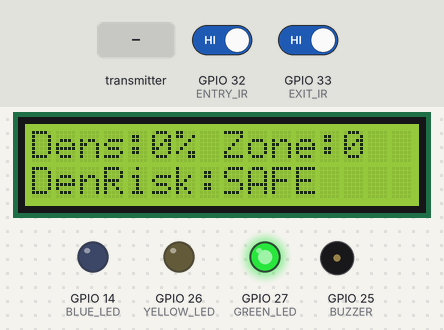
This sketch was run on a simulated ESP32. Shown: 16×2 character LCD, output pins drawn as LEDs (lit = HIGH), buzzer (waves = sounding). Inputs (shaded band) come from the test bench; at power-on: GPIO 32 (ENTRY_IR) HIGH, GPIO 33 (EXIT_IR) HIGH. What the sketch prints to the serial monitor is not drawn.

Above: at 3.6 s.
3.7 s: the transmitter starts sending noiseLevel = 25
At 6.4 s:
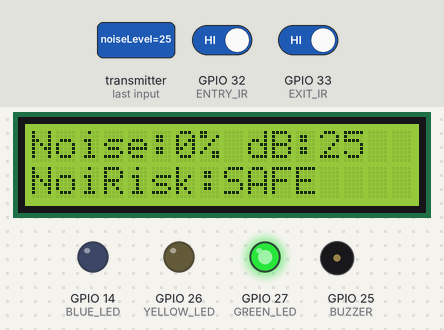
6.7 s: the transmitter starts sending temperature = 25
At 9.5 s:
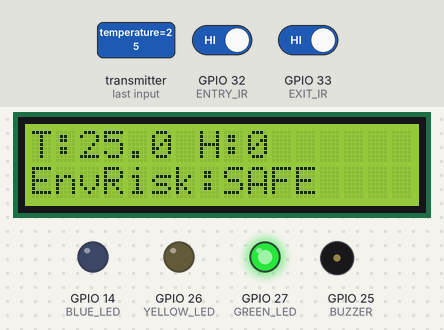
9.7 s: the transmitter starts sending nodeAlive = 1
At 12.5 s:
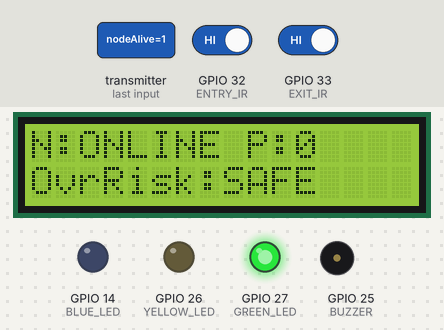
12.7 s: the transmitter starts sending humidity = 100
At 15.5 s:
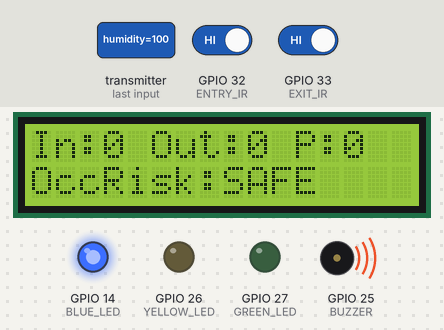
15.7 s: the transmitter starts sending densityPercent = 50
At 18.5 s:
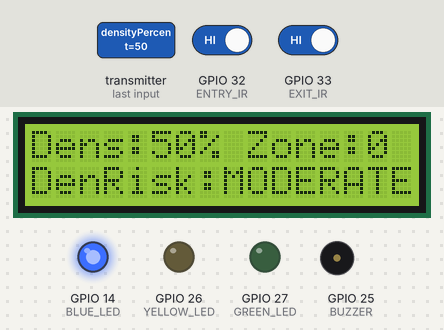
18.7 s: the transmitter starts sending noiseNormalized = 50
At 21.3 s:
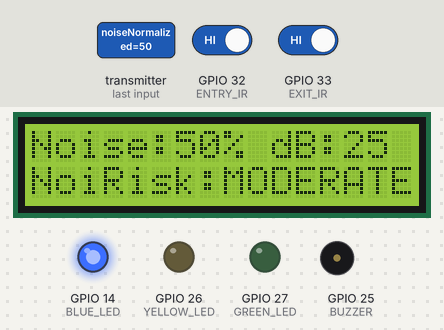
Timing chart, 0 to 22.8 s (numbered marks = the images above; inputs shaded):
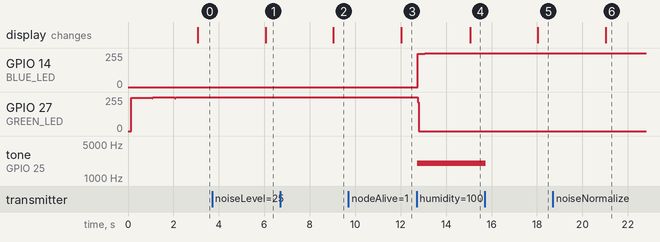

The sketch:

GroundNode_Final.ino
```cpp
/*********************************************************************
 * Ground Node – Crowd Risk Prediction System
 *********************************************************************/

#include <WiFi.h>
#include <esp_now.h>
#include <esp_wifi.h>
#include <Wire.h>
#include <LiquidCrystal_I2C.h>
#define LCD_ADDRESS 0x27
LiquidCrystal_I2C lcd(LCD_ADDRESS, 16, 2);

// ===========================
//  PIN DEFINITIONS
// ===========================
#define ENTRY_IR     32
#define EXIT_IR      33
#define GREEN_LED    27
#define YELLOW_LED   26
#define BLUE_LED      14
#define BUZZER       25

// ===========================
//  SYSTEM CONSTANTS
// ===========================
const int MAX_CAPACITY = 10;
const unsigned long SENSOR_TIMEOUT = 5000;
const unsigned long LCD_PAGE_TIME = 3000;
const unsigned long IR_COOLDOWN = 600;

// 3-level risk model (algorithm Steps 5–6)
enum RiskLevel { Risk_SAFE, Risk_MODERATE, Risk_DANGER };

// ===========================
//  ESP-NOW CONFIG
// ===========================
#define ESPNOW_CHANNEL 1

// ===========================
//  PACKET FROM CEILING NODE
// ===========================
typedef struct {
  bool    nodeAlive;
  float   temperature;
  float   humidity;
  float   pressure;
  float   avgDistance;
  float   densityPercent;
  float   movementIndex;
  float   stagnationIndex;
  float   noiseLevel;
  float   noiseNormalized;
  uint8_t occupiedZones;
  uint8_t temperatureRisk;
  uint8_t humidityRisk;
  uint8_t environmentRisk;
  uint8_t noiseRisk;
  uint8_t densityRisk;
  uint32_t packetNumber;
} CeilingPacket;

CeilingPacket ceilingData;

// ===========================
//  PEOPLE COUNTER
// ===========================
volatile int peopleCount = 0;
volatile uint32_t entryCount = 0, exitCount = 0;
bool lastEntryState = HIGH, lastExitState = HIGH;
unsigned long lastEntryTime = 0, lastExitTime = 0;

bool ceilingOnline = false;
unsigned long lastPacketTime = 0;

float occupancyRatio = 0.0;
RiskLevel countRisk       = Risk_SAFE;
RiskLevel densityRiskG    = Risk_SAFE;
RiskLevel environmentRiskG= Risk_SAFE;
RiskLevel noiseRiskG      = Risk_SAFE;
RiskLevel currentRisk     = Risk_SAFE;
RiskLevel previousRisk    = Risk_SAFE;

byte currentPage = 0;
unsigned long lastLCDChange = 0;

bool buzzerState = false;

const unsigned long BUZZER_DURATION_MODERATE_MS = 1000UL;
const unsigned long BUZZER_DURATION_DANGER_MS   = 3000UL;
unsigned long riskLevelEnteredAt = 0;

const unsigned long PEOPLE_IDLE_TIMEOUT_MS = 5000UL;
unsigned long lastActivityTime = 0;
bool showPeoplePage = false;

// ===========================
//  FORWARD DECLARATIONS
// ===========================
void updatePeopleCounter();
RiskLevel evaluateCountRisk(int people);
RiskLevel maxRisk(RiskLevel a, RiskLevel b);
void calculateRisk();
void updateOutputs();
void updateLCD();
void updateBuzzer();
void updateLEDs();
String riskToString(RiskLevel level);
void monitorNode();
void resetRiskState();
void printStatus();

// ===========================
//  ESP‑NOW RECEIVE CALLBACK
// ===========================
void onDataReceive(const esp_now_recv_info_t *recvInfo,
                   const uint8_t *incomingData, int len) {
  if (len < sizeof(CeilingPacket)) return;
  memcpy(&ceilingData, incomingData, sizeof(CeilingPacket));
  if (!ceilingData.nodeAlive) {
    resetRiskState();
    ceilingOnline = false;
    return;
  }
  ceilingOnline = true;
  lastPacketTime = millis();
  Serial.println("Packet received");
}

// ===========================
//  SETUP
// ===========================
void setup() {
  Serial.begin(115200);

  Wire.begin(21, 22);
  lcd.init();
  lcd.backlight();
  lcd.clear();
  lcd.setCursor(0, 0);
  lcd.print("Crowd Monitor");
  lcd.setCursor(0, 1);
  lcd.print("Initializing");

  pinMode(ENTRY_IR, INPUT_PULLUP);
  pinMode(EXIT_IR,  INPUT_PULLUP);

  pinMode(GREEN_LED,  OUTPUT);
  pinMode(YELLOW_LED, OUTPUT);
  pinMode(BLUE_LED,   OUTPUT);
  pinMode(BUZZER,     OUTPUT);
  digitalWrite(GREEN_LED,  LOW);
  digitalWrite(YELLOW_LED, LOW);
  digitalWrite(BLUE_LED,   LOW);
  digitalWrite(BUZZER,     LOW);

  ledcAttach(BUZZER, 2000, 8);

  WiFi.mode(WIFI_STA);
  WiFi.disconnect();
  esp_wifi_set_channel(ESPNOW_CHANNEL, WIFI_SECOND_CHAN_NONE);

  if (esp_now_init() != ESP_OK) {
    Serial.println("ESP‑NOW init failed");
    while (true);
  }

  esp_now_register_recv_cb(onDataReceive);

  Serial.println("-----------------------------------");
  Serial.println("GROUND NODE READY");
  Serial.print("My MAC: ");
  Serial.println(WiFi.macAddress());
  Serial.println("-----------------------------------");
}

// ===========================
//  MAIN LOOP
// ===========================
void loop() {
  updatePeopleCounter();
  monitorNode();

  if (ceilingOnline) {
    calculateRisk();
  }

  updateOutputs();
  updateLCD();
  printStatus();
}

// ===========================
//  PEOPLE COUNTER
// ===========================
void updatePeopleCounter() {
  bool entryState = digitalRead(ENTRY_IR);
  bool exitState  = digitalRead(EXIT_IR);
  unsigned long now = millis();
  bool activityThisCycle = false;

  if (lastEntryState == HIGH && entryState == LOW && (now - lastEntryTime) > IR_COOLDOWN) {
    peopleCount++;
    entryCount++;
    lastEntryTime = now;
    activityThisCycle = true;
    Serial.println("ENTRY");
  }
  if (lastExitState == HIGH && exitState == LOW && (now - lastExitTime) > IR_COOLDOWN) {
    if (peopleCount > 0) {
      peopleCount--;
      exitCount++;
    }
    lastExitTime = now;
    activityThisCycle = true;
    Serial.println("EXIT");
  }
  lastEntryState = entryState;
  lastExitState = exitState;
  occupancyRatio = constrain((float)peopleCount / MAX_CAPACITY, 0.0, 1.0);

  countRisk = evaluateCountRisk(peopleCount);

  if (activityThisCycle) {
    lastActivityTime = now;
    showPeoplePage = true;
    currentPage = 0;
    lastLCDChange = now;
  }
}

// ===========================
//  RISK CALCULATION
// ===========================
RiskLevel evaluateCountRisk(int people) {
  if (people <  MAX_CAPACITY) return Risk_SAFE;
  if (people == MAX_CAPACITY) return Risk_MODERATE;
  return Risk_DANGER;
}

RiskLevel maxRisk(RiskLevel a, RiskLevel b) {
  return (a > b) ? a : b;
}

void calculateRisk() {
  countRisk = evaluateCountRisk(peopleCount);

  RiskLevel temperatureR;
  if (ceilingData.temperature <= 37.0)       temperatureR = Risk_SAFE;
  else if (ceilingData.temperature <= 40.0)  temperatureR = Risk_MODERATE;
  else                                       temperatureR = Risk_DANGER;

  RiskLevel humidityR;
  if (ceilingData.humidity <= 80.0)          humidityR = Risk_SAFE;
  else if (ceilingData.humidity <= 90.0)     humidityR = Risk_MODERATE;
  else                                       humidityR = Risk_DANGER;

  RiskLevel environmentR = maxRisk(temperatureR, humidityR);

  RiskLevel noiseR;
  if (ceilingData.noiseNormalized < 40.0)        noiseR = Risk_SAFE;
  else if (ceilingData.noiseNormalized < 70.0)   noiseR = Risk_MODERATE;
  else                                           noiseR = Risk_DANGER;

  RiskLevel densityR;
  if (ceilingData.densityPercent < 45.0)       densityR = Risk_SAFE;
  else if (ceilingData.densityPercent < 75.0)  densityR = Risk_MODERATE;
  else                                          densityR = Risk_DANGER;

  environmentRiskG = environmentR;
  noiseRiskG        = noiseR;
  densityRiskG      = densityR;

  RiskLevel overall = countRisk;
  overall = maxRisk(overall, noiseR);
  overall = maxRisk(overall, environmentR);
  overall = maxRisk(overall, densityR);

  previousRisk = currentRisk;
  currentRisk  = overall;

  if (currentRisk != previousRisk) {
    riskLevelEnteredAt = millis();
  }
}

// ===========================
//  OUTPUTS (LEDs, Buzzer)
// ===========================
void updateLEDs() {
  digitalWrite(GREEN_LED,  LOW);
  digitalWrite(YELLOW_LED, LOW);
  digitalWrite(BLUE_LED,   LOW);

  switch (currentRisk) {
    case Risk_SAFE:     digitalWrite(GREEN_LED,  HIGH); break;
    case Risk_MODERATE: digitalWrite(YELLOW_LED, HIGH); break;
    case Risk_DANGER:   digitalWrite(BLUE_LED,   HIGH); break;
  }
}

void updateBuzzer() {
  unsigned long elapsed = millis() - riskLevelEnteredAt;

  switch (currentRisk) {
    case Risk_SAFE:
      ledcWrite(BUZZER, 0);
      buzzerState = false;
      break;

    case Risk_MODERATE:
      if (elapsed < BUZZER_DURATION_MODERATE_MS) {
        ledcWrite(BUZZER, 128);
        buzzerState = true;
      } else {
        ledcWrite(BUZZER, 0);
        buzzerState = false;
      }
      break;

    case Risk_DANGER:
      if (elapsed < BUZZER_DURATION_DANGER_MS) {
        ledcWrite(BUZZER, 200);
        buzzerState = true;
      } else {
        ledcWrite(BUZZER, 0);
        buzzerState = false;
      }
      break;
  }
}

void updateOutputs() {
  updateLEDs();
  updateBuzzer();
}

// ===========================
//  LCD UPDATE
// ===========================
String riskToString(RiskLevel level) {
  switch (level) {
    case Risk_SAFE:     return "SAFE";
    case Risk_MODERATE: return "MODERATE";
    case Risk_DANGER:   return "DANGER";
  }
  return "UNKNOWN";
}

void updateLCD() {
  unsigned long now = millis();

  if (showPeoplePage) {
    if (now - lastActivityTime >= PEOPLE_IDLE_TIMEOUT_MS) {
      showPeoplePage = false;
      currentPage = 0;
      lastLCDChange = now;
      lcd.clear();
    } else {
      if (now - lastLCDChange < LCD_PAGE_TIME) return;
      lastLCDChange = now;
      lcd.clear();

      lcd.setCursor(0, 0);
      lcd.print("In:"); lcd.print(entryCount);
      lcd.print(" Out:"); lcd.print(exitCount);
      lcd.print(" P:"); lcd.print(peopleCount);

      lcd.setCursor(0, 1);
      lcd.print("OccRisk:"); lcd.print(riskToString(countRisk));
      return;
    }
  }

  if (now - lastLCDChange < LCD_PAGE_TIME) return;
  lastLCDChange = now;
  currentPage = (currentPage + 1) % 5;
  lcd.clear();

  switch (currentPage) {
    case 0:
      lcd.setCursor(0, 0);
      lcd.print("In:"); lcd.print(entryCount);
      lcd.print(" Out:"); lcd.print(exitCount);
      lcd.print(" P:"); lcd.print(peopleCount);
      lcd.setCursor(0, 1);
      lcd.print("OccRisk:"); lcd.print(riskToString(countRisk));
      break;

    case 1:
      lcd.setCursor(0, 0);
      lcd.print("Dens:"); lcd.print((int)ceilingData.densityPercent); lcd.print("%");
      lcd.print(" Zone:"); lcd.print((int)ceilingData.occupiedZones);
      lcd.setCursor(0, 1);
      lcd.print("DenRisk:"); lcd.print(riskToString(densityRiskG));
      break;

    case 2:
      lcd.setCursor(0, 0);
      lcd.print("Noise:"); lcd.print((int)ceilingData.noiseNormalized); lcd.print("%");
      lcd.print(" dB:"); lcd.print((int)ceilingData.noiseLevel);
      lcd.setCursor(0, 1);
      lcd.print("NoiRisk:"); lcd.print(riskToString(noiseRiskG));
      break;

    case 3:
      lcd.setCursor(0, 0);
      lcd.print("T:"); lcd.print(ceilingData.temperature, 1);
      lcd.print(" H:"); lcd.print(ceilingData.humidity, 0);
      lcd.setCursor(0, 1);
      lcd.print("EnvRisk:"); lcd.print(riskToString(environmentRiskG));
      break;

    case 4:
      lcd.setCursor(0, 0);
      lcd.print("N:"); lcd.print(ceilingOnline ? "ONLINE" : "OFFLINE");
      lcd.print(" P:"); lcd.print(ceilingData.packetNumber);
      lcd.setCursor(0, 1);
      lcd.print("OvrRisk:"); lcd.print(riskToString(currentRisk));
      break;
  }
}

// ===========================
//  NODE HEALTH MONITOR
// ===========================
void monitorNode() {
  if (millis() - lastPacketTime > SENSOR_TIMEOUT) {
    if (ceilingOnline) {
      resetRiskState();
    }
    ceilingOnline = false;
  }
}

void resetRiskState() {
  countRisk         = Risk_SAFE;
  densityRiskG      = Risk_SAFE;
  environmentRiskG  = Risk_SAFE;
  noiseRiskG        = Risk_SAFE;
  currentRisk       = Risk_SAFE;
  previousRisk      = Risk_SAFE;
  riskLevelEnteredAt = millis();
}

// ===========================
//  SERIAL DEBUG
// ===========================
void printStatus() {
  static unsigned long lastPrint = 0;
  if (millis() - lastPrint < 1000) return;
  lastPrint = millis();

  Serial.println("====================================");
  Serial.print("In: "); Serial.print(entryCount);
  Serial.print("  Out: "); Serial.print(exitCount);
  Serial.print("  People: "); Serial.println(peopleCount);
  Serial.print("Occupied Risk : "); Serial.println(riskToString(countRisk));
  Serial.println("------------------------------------");
  Serial.print("Density : "); Serial.print(ceilingData.densityPercent); Serial.println("%");
  Serial.print("Zones Occupied: "); Serial.println(ceilingData.occupiedZones);
  Serial.print("Density Risk  : "); Serial.println(riskToString(densityRiskG));
  Serial.println("------------------------------------");
  Serial.print("Temperature : "); Serial.print(ceilingData.temperature); Serial.println(" C");
  Serial.print("Humidity    : "); Serial.print(ceilingData.humidity); Serial.println(" %RH");
  Serial.print("Pressure    : "); Serial.print(ceilingData.pressure); Serial.println(" hPa");
  Serial.print("Env Risk    : "); Serial.println(riskToString(environmentRiskG));
  Serial.println("------------------------------------");
  Serial.print("Noise (norm): "); Serial.print(ceilingData.noiseNormalized); Serial.println("%");
  Serial.print("Noise (dB)  : "); Serial.println(ceilingData.noiseLevel);
  Serial.print("Noise Risk  : "); Serial.println(riskToString(noiseRiskG));
  Serial.println("------------------------------------");
  Serial.print("Ceiling Node : "); Serial.println(ceilingOnline ? "ONLINE" : "OFFLINE");
  Serial.print("Packet Number: "); Serial.println(ceilingData.packetNumber);
  Serial.print("OVERALL RISK : "); Serial.println(riskToString(currentRisk));
}
```

Measured:
- after the input at 3.7 s, the display: changes after 2.4 s (image 1)
- after the input at 6.7 s, the display: changes after 2.3 s (image 2)
- after the input at 9.7 s, the display: changes after 2.3 s (image 3)
- after the input at 12.7 s, GPIO 14 (BLUE_LED): 0/255 → 251/255 after 0.05 s, → 255/255 0.32 s later; GPIO 27 (GREEN_LED): 255/255 → 0/255 after 0.05 s; tone on GPIO 25 (BUZZER): silent → 2000 Hz at once
- after the input at 15.7 s, the display: changes after 2.3 s (image 5)
- after the input at 18.7 s, the display: changes after 2.3 s (image 6)
